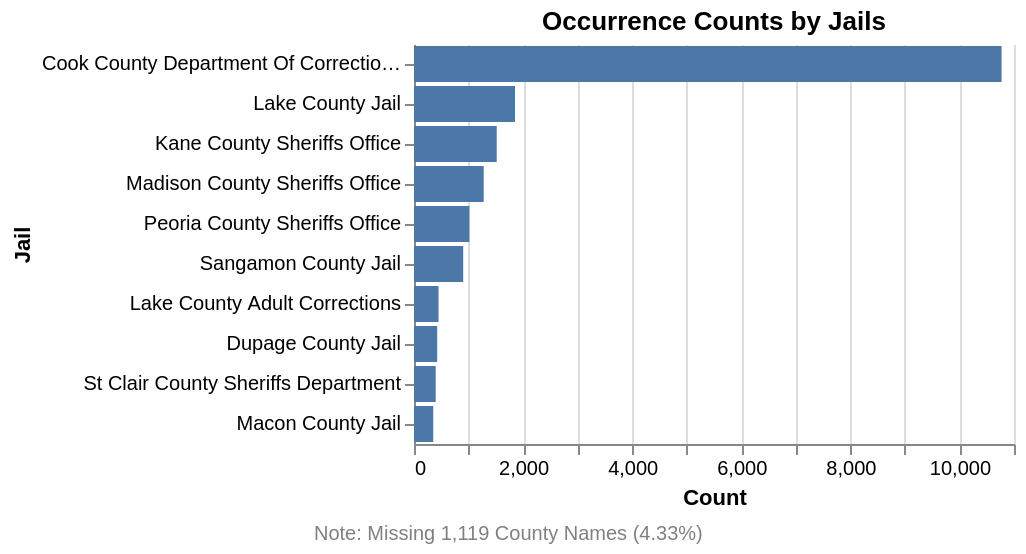

Notebook code for this chart:
### Code cell
top_prisons = (
    samples_df.select(
        pl.col("Cleaned Facility Name").value_counts(sort=True)
    )
    .unnest("Cleaned Facility Name")
    .head(11)
    )

top_prisons = top_prisons.filter(pl.col("Cleaned Facility Name") != "")

# Footnote as a separate text chart
footnote = alt.Chart(pl.DataFrame({
    "text": ["Note: Missing 1,119 County Names (4.33%)"],
    "x": [0],
    "y": [0]
})).mark_text(
    align="left",
    baseline="bottom",
    fontSize=10,
    dx=0,
    dy=20,  # distance below the main chart area
    color="gray"
).encode(
    x=alt.value(-50),
    y=alt.value(230),  # just below the chart (chart height + some offset)
    text="text:N"
)

top_prisons_chart = alt.Chart(top_prisons).mark_bar().encode(
    x=alt.X("count:Q", title="Count"),
    y=alt.Y("Cleaned Facility Name:N", title="Jail").sort('-x')
).properties(
    title="Occurrence Counts by Jails"
)

# Use layering to draw the footnote over/under the chart
top_prisons_chart = alt.layer(
    top_prisons_chart,
    footnote
).configure_view(
    stroke=None  # removes box around the chart
)

top_prisons_chart

### Figure 1 — Vega-Lite specification as saved in the notebook (floating-point values rounded to 4 significant figures)
{"config": {"view": {"continuousWidth": 300, "continuousHeight": 300, "stroke": null}}, "layer": [{"data": {"name": "data-d0e19b45b3203e22ee11d970ed52c56f"}, "mark": {"type": "bar"}, "encoding": {"x": {"field": "count", "title": "Count", "type": "quantitative"}, "y": {"field": "Cleaned Facility Name", "sort": "-x", "title": "Jail", "type": "nominal"}}, "title": "Occurrence Counts by Jails"}, {"data": {"name": "data-55c35fd06fd1d5529abd1a8b205df946"}, "mark": {"type": "text", "align": "left", "baseline": "bottom", "color": "gray", "dx": 0, "dy": 20, "fontSize": 10}, "encoding": {"text": {"field": "text", "type": "nominal"}, "x": {"value": -50}, "y": {"value": 230}}}], "$schema": "https://vega.github.io/schema/vega-lite/v5.20.1.json", "datasets": {"data-d0e19b45b3203e22ee11d970ed52c56f": [{"Cleaned Facility Name": "Cook County Department Of Corrections", "count": 10772}, {"Cleaned Facility Name": "Lake County Jail", "count": 1852}, {"Cleaned Facility Name": "Kane County Sheriffs Office", "count": 1517}, {"Cleaned Facility Name": "Madison County Sheriffs Office", "count": 1278}, {"Cleaned Facility Name": "Peoria County Sheriffs Office", "count": 1015}, {"Cleaned Facility Name": "Sangamon County Jail", "count": 902}, {"Cleaned Facility Name": "Lake County Adult Corrections", "count": 450}, {"Cleaned Facility Name": "Dupage County Jail", "count": 425}, {"Cleaned Facility Name": "St Clair County Sheriffs Department", "count": 398}, {"Cleaned Facility Name": "Macon County Jail", "count": 353}], "data-55c35fd06fd1d5529abd1a8b205df946": [{"text": "Note: Missing 1,119 County Names (4.33%)", "x": 0, "y": 0}]}}
